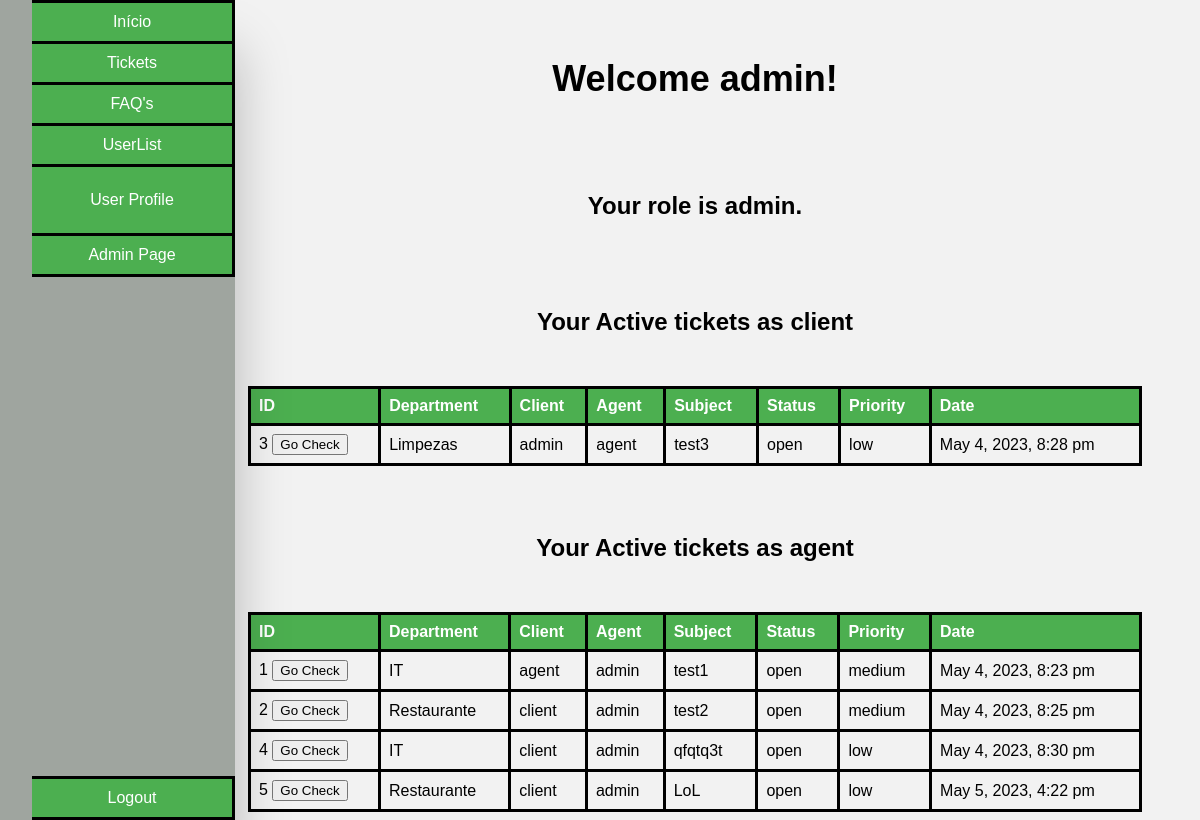
The app's page /index.php (signed in), older data.
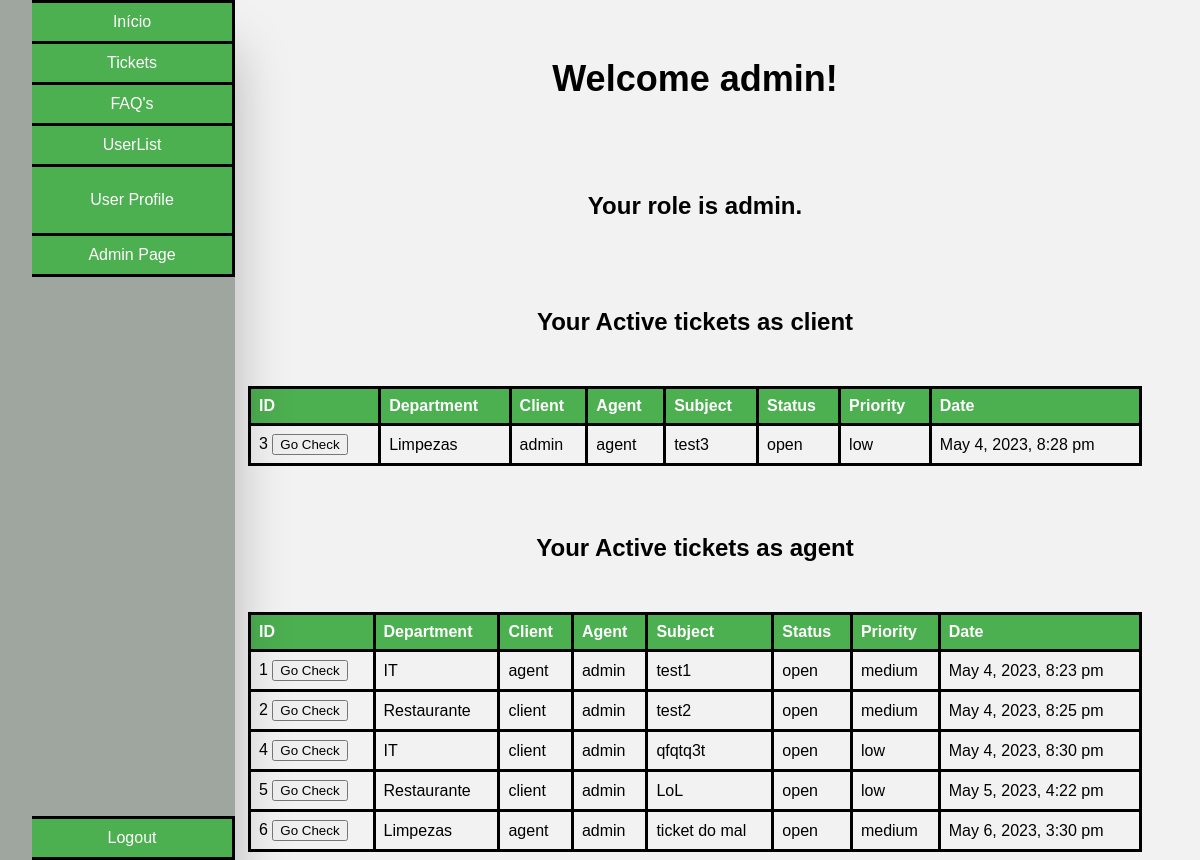
The same page, newer data.
### tables this page shows
CREATE TABLE user(
    id INTEGER PRIMARY KEY,
    name VARCHAR(50) NOT NULL,
    username VARCHAR(50) UNIQUE NOT NULL,
    email VARCHAR(50) UNIQUE NOT NULL,
    password VARCHAR(255) NOT NULL,
    role VARCHAR(10) CHECK(role = 'client' or role = 'agent' or role = 'admin') NOT NULL
);

CREATE TABLE tickets(
    id INTEGER PRIMARY KEY,
    department_id INTEGER,
    client_id INTEGER,
    agent_id INTEGER,
    subject VARCHAR(200) NOT NULL,
    description TEXT NOT NULL,
    status VARCHAR(10) CHECK(status = 'open' or status = 'assigned' or status = 'closed') NOT NULL,
    priority VARCHAR(10) CHECK(priority = 'low' or priority = 'medium' or priority ='high') NOT NULL,
    created_at DATETIME NOT NULL,
    updated_at DATETIME,
    FOREIGN KEY (department_id) REFERENCES department(id),
    FOREIGN KEY (client_id) REFERENCES user(id),
    FOREIGN KEY (agent_id) REFERENCES user(id)
);

CREATE TABLE department(
    id INTEGER PRIMARY KEY,
    name VARCHAR(50) NOT NULL
);

### functions.php (the view, shortened to what this page needs)
<?php
function searchUser($id){
    $db = getDatabaseConnection();
    $stmt = $db->prepare('SELECT * FROM user WHERE id = ?');
    $stmt->execute(array($id));
    return $stmt->fetch();
}
function getTicketsTableForUser($paramter){
    $db = getDatabaseConnection();
    $user = searchUser($_SESSION["user_id"]);
    if($paramter == 0){
        $stmt = $db->prepare('SELECT * FROM tickets WHERE client_id = ?');
        $stmt->execute(array($user["id"]));
        $tickets = $stmt->fetchAll();
    }
    else if($paramter == 1){
        $stmt = $db->prepare('SELECT * FROM tickets WHERE agent_id = ?');
        $stmt->execute(array($user["id"]));
        $tickets = $stmt->fetchAll();
    }
    else if($paramter == 2){
        $stmt = $db->prepare('SELECT * FROM tickets');
        $stmt->execute();
        $tickets = $stmt->fetchAll();
    }
    foreach ($tickets as $ticket) {
        $stmt = $db->prepare('SELECT * FROM department WHERE id = ?');
        $stmt->execute(array($ticket['department_id']));
        $department = $stmt->fetch();
        $stmt = $db->prepare('SELECT * FROM user WHERE id = ?');
        $stmt->execute(array($ticket['client_id']));
        $c_user = $stmt->fetch();
        $stmt = $db->prepare('SELECT * FROM user WHERE id = ?');
        $stmt->execute(array($ticket['agent_id']));
        $a_user = $stmt->fetch();
        echo "<tr>
            <td>" .$ticket['id']. "   <button onclick=sendDataTicket('". $ticket['id'] ."')>Go Check</button></td>
            <td>" . $department['name'] . "</td>
            <td>" . $c_user['name'] . "</td>
            <td>" . $a_user['name'] . "</td>
            <td>" . $ticket['subject'] . "</td>
            <td>" . $ticket['status'] . "</td>
            <td>" . $ticket['priority'] . "</td>
            <td>" . $ticket['updated_at'] . "</td>
            </tr>";
}
}
?>

### index.php (shortened to what this page needs)
<?php
   require_once('functions.php');
   $user = searchUser($_SESSION["user_id"]);
?>
<!DOCTYPE html>
<html lang="en-US">
<link rel="stylesheet" href="css/style_index.css">
   <head>
   </head>
   <body>
    <div class="container_master">
        <div class="container">
        <ul class="buttons">
            <li class="index"><a href="index.php">Início</a></li>
            <li class="tickets"><a href="tickets.php">Tickets</a></li>
            <li class="faqs"><a href="faqs.php">FAQ's</a></li>
            <li class="users"><a href="users.php">UserList</a></li>
            <li class="profile"><button onclick="sendDataUser('<?php echo $user['username'] ?>')">User Profile</button></li>
            <?php if($user["role"] == "admin"): ?>
            <li class="admin_page"><a href="admin_page.php">Admin Page</a></li>
            <?php endif; ?>
            <li class="logout"><a href="logout.php">Logout</a></li>
        </ul>
        </div>
      <div class="content">
      <h1>Welcome <?php echo $user["username"]?>!</h1>
      <br>
      <h2>Your role is <?php echo $user["role"]?>.</h2>
      <br>
      <h2>Your Active tickets as client</h2>
      <table>
        <thead>
            <tr>
                <th>ID</th>
                <th>Department</th>
                <th>Client</th>
                <th>Agent</th>
                <th>Subject</th>
                <th>Status</th>
                <th>Priority</th>
                <th>Date</th>
            </tr>
        </thead>
        <tbody>
            <?php
               getTicketsTableForUser(0);
            ?>
        </tbody>
      </table>
      <?php if($user["role"] != "client"):?>
      <br>
      <h2>Your Active tickets as agent</h2>
      <table>
        <thead>
            <tr>
                <th>ID</th>
                <th>Department</th>
                <th>Client</th>
                <th>Agent</th>
                <th>Subject</th>
                <th>Status</th>
                <th>Priority</th>
                <th>Date</th>
            </tr>
        </thead>
        <tbody>
            <?php
               getTicketsTableForUser(1);
            ?>
        </tbody>
      </table>
      <?php endif; ?>
      </div> <?php  ?>
      </div> <?php  ?>
   </body>
</html>

### css/style_index.css (style rules this page uses)
body { font-family: Arial, sans-serif; background-color: #f2f2f2; }
.buttons .admin_page { border-bottom: solid 3px black; }
.buttons .logout { border-bottom: solid 3px black; }
.buttons li { background-color: #4CAF50; text-decoration: none; color: white; border: none; color: white; padding: 10px 20px; text-align: center; text-decoration: none; display: inline-block; font-size: 16px; cursor: pointer; width: 10em; border-top: solid 3px black; border-right: solid 3px black; }
.buttons { margin-top: 0%; }
.buttons button { background-color: #4CAF50; border: none; color: white; padding: 10px 20px; text-align: center; text-decoration: none; display: inline-block; font-size: 16px; margin: 4px 2px; cursor: pointer; }
.buttons a { color: white; text-decoration: none; }
table { border-collapse: collapse; width: 100%; margin-top: 50px; }
th, td { text-align: left; padding: 8px; border-bottom: solid 3px black; border: solid 3px black; }
th { background-color: #4CAF50; color: white; }
tr:nth-child(even) { background-color: #f2f2f2; }
h1, h2 { text-align: center; margin-top: 50px; }
h1 { font-size: 36px; font-weight: bold; }
h2 { font-size: 24px; }
.logout { position: fixed; bottom: 0; }
.container_master { display: flex; justify-content: space-between; margin: 0 50px; margin-top: 0; }
.container { display: flex; justify-content: space-between; margin-left: -5.5%; background-color: #9fa59f; height: 100%; position: fixed; bottom: 0; box-shadow: 0 50px 50px rgba(0, 0, 0, 0.25); }
.buttons { display: flex; flex-direction: column; align-items: flex-start; }
.content { flex: 1; margin-left: 190px; width: 50em; }

Row changes from the older to the newer data that the page shows:
now on this page (row edited): tickets: id "6", department.name "Limpezas", client.name "agent", agent.name "admin", subject "ticket do mal", status "open", priority "medium", updated_at "May 6, 2023, 3:30 pm"
